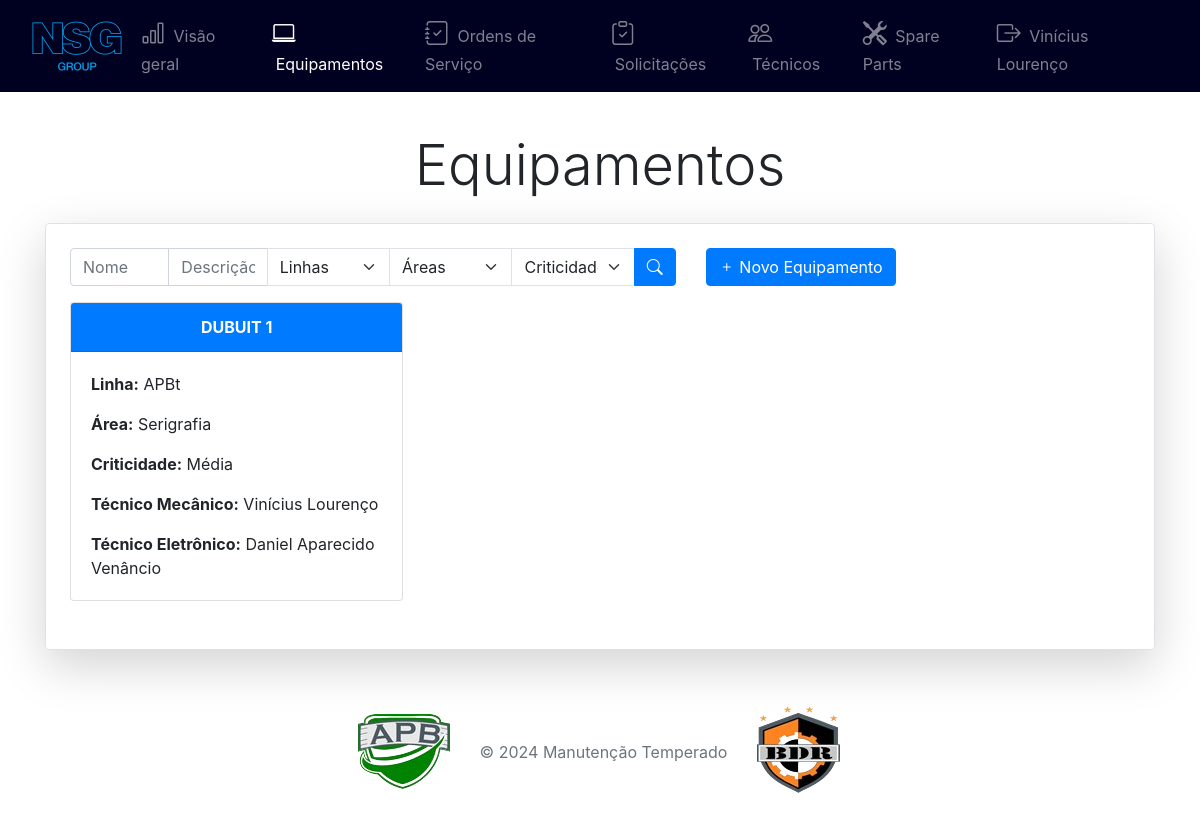
Page /equipamento/list/ (signed in) on the committed database.
### equipamento/models.py (models this page shows, shortened)
class Equipamento(models.Model):
    CRITICIDADE_CHOICES = [
        ('Baixa', 'Baixa'),
        ('Média', 'Média'),
        ('Alta', 'Alta'),
    ]
    nome = models.CharField(max_length=100)
    descricao = models.TextField(null=True, blank=True)
    linha = models.ForeignKey(Linha, on_delete=models.CASCADE, blank=True, null=True)
    area = models.ForeignKey(Area, on_delete=models.CASCADE, blank=True, null=True)
    criticidade = models.CharField(max_length=6, choices=CRITICIDADE_CHOICES, blank=True, null=True)
    custo_hora_parada = models.DecimalField(max_digits=10, decimal_places=2, null=True, blank=True)
    responsavel_mecanico = models.ForeignKey(Tecnicos, on_delete=models.CASCADE, related_name='equipamentos_mecanicos', blank=True, null=True)
    responsavel_eletronico = models.ForeignKey(Tecnicos, on_delete=models.CASCADE, related_name='equipamentos_eletronicos', blank=True, null=True)
    arquivo = models.FileField(upload_to='ativo/', blank=True, null=True)
    setor = models.ForeignKey(Setor, on_delete=models.CASCADE, blank=True, null=True)

class Linha(models.Model):
    nome = models.CharField(max_length=100)
    setor = models.ForeignKey(Setor, on_delete=models.CASCADE, blank=True, null=True)
    def __str__(self):
        return self.nome

class Area(models.Model):
    nome = models.CharField(max_length=100)
    setor = models.ManyToManyField(Setor, blank=True)
    def __str__(self):
        return self.nome

### tecnicos/models.py (models this page shows, shortened)
class Tecnicos(models.Model):
    nome = models.CharField(max_length=100)
    email = models.EmailField(max_length=254, default='')
    centro_trabalho_responsavel = models.CharField(max_length=100, blank=True, null=True)
    especialidade = models.CharField(max_length=100, blank=True, null=True)
    user = models.ForeignKey(User, on_delete=models.CASCADE, null=True, blank=True)
    setor = models.ForeignKey(Setor, on_delete=models.CASCADE, null=True, blank=True)  # Temporariamente opcional

### equipamento/views.py (the view)
# urls.py: path('equipamento/list/', views.EquipamentoListView.as_view(), name='equipamento_list'),
class EquipamentoListView(LoginRequiredMixin, ListView):
    model = Equipamento
    template_name = 'equipamento.html'
    context_object_name = 'equipamentos'
    paginate_by = 12  # Defina o número de itens por página
    def get_queryset(self):
        user = self.request.user
        usuario = get_object_or_404(Usuario, user=user)
        setor = usuario.setor
        equipamentos = Equipamento.objects.filter(setor=setor).order_by('nome')
        search_nome = self.request.GET.get('nome', '')
        search_descricao = self.request.GET.get('descricao', '')
        search_linha = self.request.GET.get('linha', '')
        search_area = self.request.GET.get('area', '')
        search_criticidade = self.request.GET.get('criticidade', '')
        if search_nome:
            equipamentos = equipamentos.filter(nome__icontains=search_nome)
        if search_descricao:
            equipamentos = equipamentos.filter(descricao__icontains=search_descricao)
        if search_linha:
            equipamentos = equipamentos.filter(linha__nome=search_linha)
        if search_area:
            equipamentos = equipamentos.filter(area__nome=search_area)
        if search_criticidade:
            equipamentos = equipamentos.filter(criticidade__icontains=search_criticidade)
        if search_linha and search_area:
            equipamentos = equipamentos.filter(
                Q(linha__nome=search_linha) & Q(area__nome=search_area)
            )
        return equipamentos
    def get_context_data(self, **kwargs):
        context = super().get_context_data(**kwargs)
        user = self.request.user
        usuario = get_object_or_404(Usuario, user=user)
        setor = usuario.setor
        context['linhas'] = Linha.objects.filter(setor=setor)
        context['areas'] = Area.objects.all()
        context['criticidades'] = Criticidade.objects.all()
        context['search_nome'] = self.request.GET.get('nome', '')
        context['search_descricao'] = self.request.GET.get('descricao', '')
        context['search_linha'] = self.request.GET.get('linha', '')
        context['search_area'] = self.request.GET.get('area', '')
        context['search_criticidade'] = self.request.GET.get('criticidade', '')
        return context

### app/context_processors.py (called while the page is built)
def user_sector(request):
    if request.user.is_authenticated:
        try:
            return {
                'user_sector': request.user.usuario.setor.nome
            }
        except AttributeError:
            return {'user_sector': 'Desconhecido'}
    return {}

### spare/models.py (called while the page is built)
    def __str__(self):
        return self.nome

### equipamento/templates/equipamento.html (shortened to what this page needs)
{% extends "base.html" %}
{% block content %}
<div class="mb-4">
  <h3 class="display-4 text-center">Equipamentos</h3>
</div>
<div class="container-fluid mt-4 border border-gray rounded shadow-lg p-4 mb-4">
<div class="row mb-3">
  <div class="col-md-7">
    <form method="GET" action="{% url 'equipamento_list' %}">
      <div class="input-group">
        <input type="text" class="form-control" name="nome" placeholder="Nome" value="{{ request.GET.nome }}">
        <input type="text" class="form-control" name="descricao" placeholder="Descrição" value="{{ request.GET.descricao }}">
        <select class="form-select" name="linha">
          <option value="" {% if not request.GET.linha %} selected {% endif %}>Linhas</option>
        </select>
        <select class="form-select" name="area">
          <option value="" {% if not request.GET.area %} selected {% endif %}>Áreas</option>
        </select>
        <select class="form-select" name="criticidade">
          <option value="" {% if not request.GET.criticidade %} selected {% endif %}>Criticidades</option>
        </select>
        <button type="submit" class="btn btn-primary">
          <i class="bi bi-search"></i>
        </button>
      </div>
    </form>
  </div>
  <div class="col-md-5">
    <a href="{% url 'equipamento_create' %}" class="btn btn-primary">
      <i class="bi bi-plus"></i> Novo Equipamento
    </a>
  </div>
</div>
<div class="row">
  {% if equipamentos %}
    {% for equipamento in equipamentos %}
      <div class="col-lg-4 col-md-6 mb-4">
        <div class="card">
          <div class="card-header bg-primary text-white text-center">
            <a href="{% url 'equipamento_detail' equipamento.pk %}" style="text-decoration: none; color: inherit;">
              <strong>{{ equipamento.nome }}</strong>
            </a>
          </div>
          <div class="card-body">
            <p class="card-text"><strong>Linha:</strong> {{ equipamento.linha }}</p>
            <p class="card-text"><strong>Área:</strong> {{ equipamento.area }}</p>
            <p class="card-text"><strong>Criticidade:</strong> {{ equipamento.criticidade }}</p>
            <p class="card-text"><strong>Técnico Mecânico:</strong> {{ equipamento.responsavel_mecanico.nome }}</p>
            <p class="card-text"><strong>Técnico Eletrônico:</strong> {{ equipamento.responsavel_eletronico.nome }}</p>
          </div>
        </div>
      </div>
    {% endfor %}
  {% endif %}
</div>
</div>
{% endblock %}

### app/templates/components/_header.html (shortened to what this page needs)
{% load static %}
<head>
</head>
<body>
    <nav class="navbar navbar-expand-lg navbar-dark" style="background-color: #000020;">
      <div class="container-fluid">
          <img src="{% static 'nsg.png' %}" alt="Brasão" class="navbar-brand-img" style="margin-right: 10px;">
        <div class="collapse navbar-collapse" id="menuCollapse">
          <ul class="navbar-nav mx-auto">
            <li class="nav-item">
              <a class="nav-link" href="{% url 'login' %}">
                <i class="bi bi-bar-chart fs-4" aria-hidden="true"></i>
                <span class="ms-1">Visão geral</span>
              </a>
            </li>
            <li class="nav-item">
              <a class="nav-link" href="{% url 'equipamento_list' %}">
                <i class="bi bi-laptop fs-4" aria-hidden="true"></i>
                <span class="ms-1">Equipamentos</span>
              </a>
            </li>
            <li class="nav-item">
              <a class="nav-link" href="{% url 'ordem_list' %}">
                <i class="bi bi-journal-check fs-4" aria-hidden="true"></i>
                <span class="ms-1">Ordens de Serviço</span>
              </a>
            </li>
            <li class="nav-item">
              <a class="nav-link" href="{% url 'solicitacao_list' %}">
                <i class="bi bi-clipboard-check fs-4" aria-hidden="true"></i>
                <span class="ms-1">Solicitações</span>
              </a>
            </li>
            <li class="nav-item">
              <a class="nav-link" href="{% url 'tecnicos_list' %}">
                <i class="bi bi-people fs-4" aria-hidden="true"></i>
                <span class="ms-1">Técnicos</span>
              </a>
            </li>
            <li class="nav-item">
              <a class="nav-link" href="{% url 'spare_list' %}">
                <i class="bi bi-tools fs-4" aria-hidden="true"></i>
                <span class="ms-1">Spare Parts</span>
              </a>
            </li>
          </ul>
          <ul class="navbar-nav ms-auto">
            <li class="nav-item">
              <a class="nav-link" href="{% url 'logout' %}">
                <i class="bi bi-box-arrow-right fs-4" aria-hidden="true"></i>
                <span class="ms-1">{{ request.user.first_name }}</span>
              </a>
            </li>
          </ul>
        </div>
      </div>
    </nav>
</body>
</html>

### app/templates/components/_header.html (style rules this page uses)
.navbar-nav .nav-item.active .nav-link { color: white; }
.navbar-nav .nav-link { color: white; }

### rows in the picture
Equipamento: nome "DUBUIT 1", linha "APBt", area "Serigrafia", criticidade "Média", responsavel_mecanico.nome "Vinícius Lourenço", responsavel_eletronico.nome "Daniel Aparecido Venâncio"

### other values in the picture
{{ request.user.first_name }} "Vinícius Lourenço"
